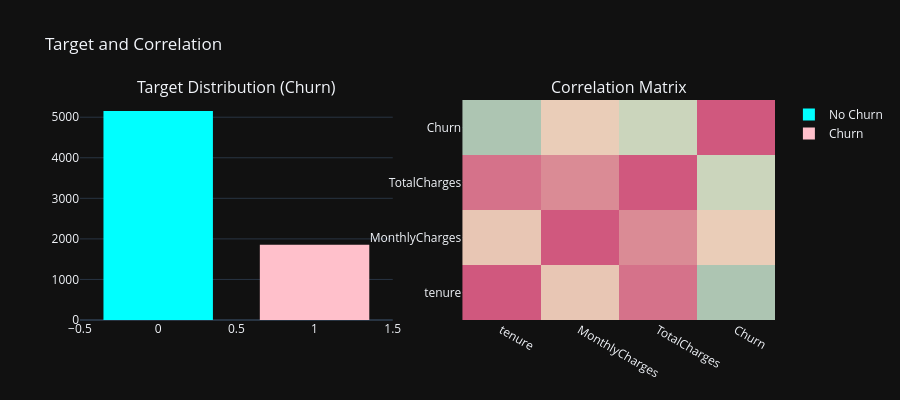
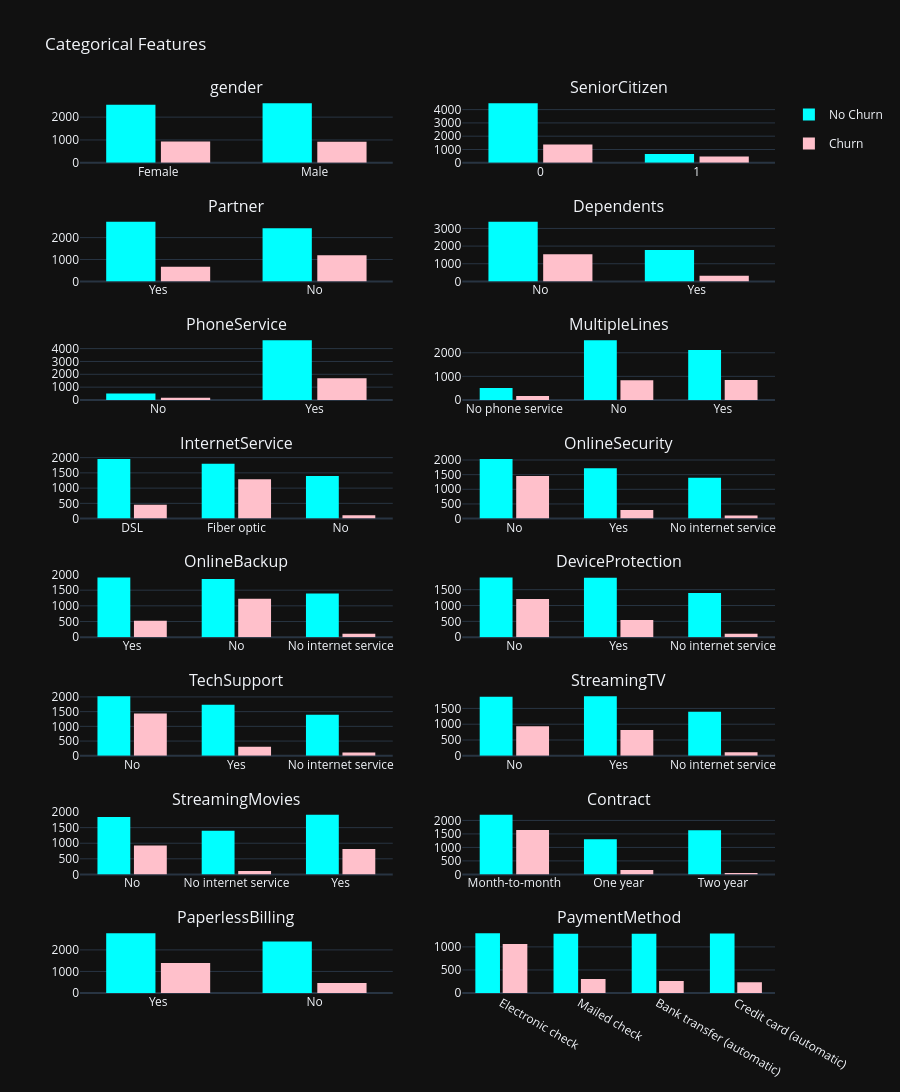
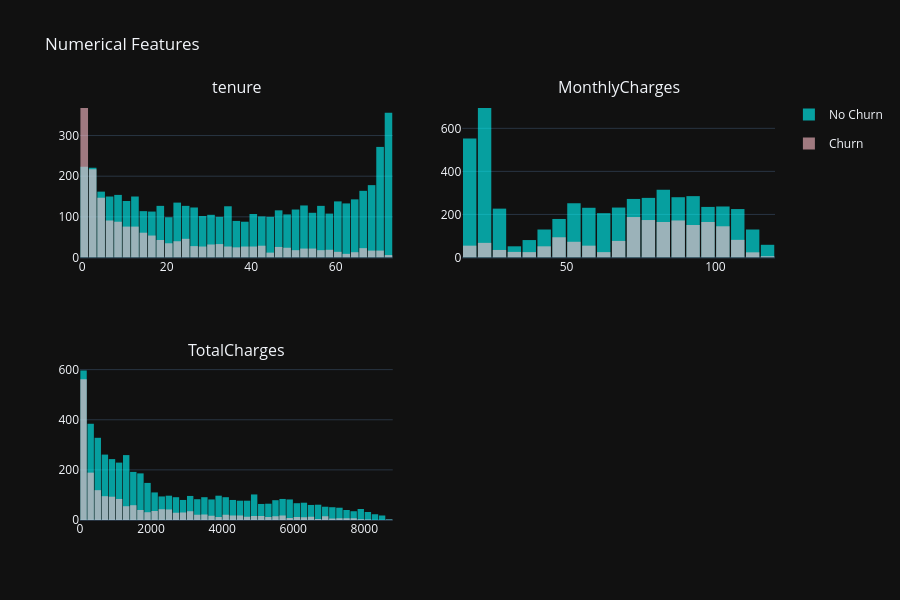

Notebook cell for these charts, in order:
### Code cell
# =====================
# 4. EDA Plots and Statistics
# =====================

import plotly.express as px
import plotly.graph_objects as go
from plotly.subplots import make_subplots
import math

print('Building EDA plots')

# Color map
color_map = {0: 'cyan', 1: 'pink'}

# Num and cat columns
num_cols = ['tenure', 'MonthlyCharges', 'TotalCharges']
cat_cols = [c for c in df_clean.columns if c not in num_cols and c != 'Churn']

# 1. Target plot and Correlation Matrix
corr_matrix = df_clean[num_cols + ['Churn']].corr()

fig_tc = make_subplots(rows=1, cols=2, subplot_titles=('Target Distribution (Churn)', 'Correlation Matrix'),
                       specs=[[{"type": "xy"}, {"type": "heatmap"}]])

fig_tc.add_trace(go.Histogram(x=df_clean[df_clean['Churn']==0]['Churn'], name='No Churn', marker_color='cyan', showlegend=True), row=1, col=1)
fig_tc.add_trace(go.Histogram(x=df_clean[df_clean['Churn']==1]['Churn'], name='Churn', marker_color='pink', showlegend=True), row=1, col=1)

fig_tc.add_trace(go.Heatmap(z=corr_matrix.values, x=corr_matrix.columns, y=corr_matrix.index,
                            colorscale='Tealrose', zmin=-1, zmax=1, showscale=False, name='Correlation'), row=1, col=2)

fig_tc.update_layout(barmode='group', bargap=0.3, height=400, title_text='Target and Correlation')
fig_tc.show()

# 2. Categorical features
n_cols = 2
n_rows = math.ceil(len(cat_cols) / n_cols)
fig_cat = make_subplots(rows=n_rows, cols=n_cols, subplot_titles=cat_cols)

for i, col in enumerate(cat_cols):
    r = (i // n_cols) + 1
    c = (i % n_cols) + 1
    fig_cat.add_trace(go.Histogram(x=df_clean[df_clean['Churn']==0][col], name='No Churn', marker_color='cyan', showlegend=(i==0), legendgroup='No Churn'), row=r, col=c)
    fig_cat.add_trace(go.Histogram(x=df_clean[df_clean['Churn']==1][col], name='Churn', marker_color='pink', showlegend=(i==0), legendgroup='Churn'), row=r, col=c)

fig_cat.update_layout(barmode='group', bargap=0.3, bargroupgap=0.1, height=300*n_rows, title_text='Categorical Features')
fig_cat.show()

# 3. Numerical features
n_rows_num = math.ceil(len(num_cols) / n_cols)
fig_num = make_subplots(rows=n_rows_num, cols=n_cols, subplot_titles=num_cols)

for i, col in enumerate(num_cols):
    r = (i // n_cols) + 1
    c = (i % n_cols) + 1
    fig_num.add_trace(go.Histogram(x=df_clean[df_clean['Churn']==0][col], name='No Churn', marker_color='cyan', showlegend=(i==0), legendgroup='No Churn', opacity=0.6), row=r, col=c)
    fig_num.add_trace(go.Histogram(x=df_clean[df_clean['Churn']==1][col], name='Churn', marker_color='pink', showlegend=(i==0), legendgroup='Churn', opacity=0.6), row=r, col=c)

fig_num.update_layout(barmode='overlay', bargap=0.1, height=300*n_rows_num, title_text='Numerical Features')
fig_num.show()

### Figure 1 — Plotly figure (JSON) as saved in the notebook; plotly's stock layout.template omitted (floating-point values rounded to 4 significant figures; data arrays with more than 128 entries replaced by an {"elided": "..."} marker saying what was removed)
{"data": [{"marker": {"color": "cyan"}, "name": "No Churn", "showlegend": true, "x": {"elided": "5153 int values"}, "type": "histogram", "xaxis": "x", "yaxis": "y"}, {"marker": {"color": "pink"}, "name": "Churn", "showlegend": true, "x": {"elided": "1857 int values"}, "type": "histogram", "xaxis": "x", "yaxis": "y"}, {"colorscale": [[0.0, "rgb(0, 147, 146)"], [0.1667, "rgb(114, 170, 161)"], [0.3333, "rgb(177, 199, 179)"], [0.5, "rgb(241, 234, 200)"], [0.6667, "rgb(229, 185, 173)"], [0.8333, "rgb(217, 137, 148)"], [1.0, "rgb(208, 88, 126)"]], "name": "Correlation", "showscale": false, "x": ["tenure", "MonthlyCharges", "TotalCharges", "Churn"], "y": ["tenure", "MonthlyCharges", "TotalCharges", "Churn"], "z": [[1.0, 0.2442, 0.8253, -0.3533], [0.2442, 1.0, 0.6505, 0.194], [0.8253, 0.6505, 1.0, -0.1984], [-0.3533, 0.194, -0.1984, 1.0]], "zmax": 1, "zmin": -1, "type": "heatmap", "xaxis": "x2", "yaxis": "y2"}], "layout": {"xaxis": {"anchor": "y", "domain": [0.0, 0.45]}, "yaxis": {"anchor": "x", "domain": [0.0, 1.0]}, "xaxis2": {"anchor": "y2", "domain": [0.55, 1.0]}, "yaxis2": {"anchor": "x2", "domain": [0.0, 1.0]}, "annotations": [{"font": {"size": 16}, "showarrow": false, "text": "Target Distribution (Churn)", "x": 0.225, "xanchor": "center", "xref": "paper", "y": 1.0, "yanchor": "bottom", "yref": "paper"}, {"font": {"size": 16}, "showarrow": false, "text": "Correlation Matrix", "x": 0.775, "xanchor": "center", "xref": "paper", "y": 1.0, "yanchor": "bottom", "yref": "paper"}], "title": {"text": "Target and Correlation"}, "barmode": "group", "bargap": 0.3, "height": 400}}

### Figure 2 — Plotly figure (JSON) as saved in the notebook; plotly's stock layout.template omitted (floating-point values rounded to 4 significant figures; data arrays with more than 128 entries replaced by an {"elided": "..."} marker saying what was removed)
{"data": [{"legendgroup": "No Churn", "marker": {"color": "cyan"}, "name": "No Churn", "showlegend": true, "x": {"elided": "5153 str values"}, "type": "histogram", "xaxis": "x", "yaxis": "y"}, {"legendgroup": "Churn", "marker": {"color": "pink"}, "name": "Churn", "showlegend": true, "x": {"elided": "1857 str values"}, "type": "histogram", "xaxis": "x", "yaxis": "y"}, {"legendgroup": "No Churn", "marker": {"color": "cyan"}, "name": "No Churn", "showlegend": false, "x": {"elided": "5153 int values"}, "type": "histogram", "xaxis": "x2", "yaxis": "y2"}, {"legendgroup": "Churn", "marker": {"color": "pink"}, "name": "Churn", "showlegend": false, "x": {"elided": "1857 int values"}, "type": "histogram", "xaxis": "x2", "yaxis": "y2"}, {"legendgroup": "No Churn", "marker": {"color": "cyan"}, "name": "No Churn", "showlegend": false, "x": {"elided": "5153 str values"}, "type": "histogram", "xaxis": "x3", "yaxis": "y3"}, {"legendgroup": "Churn", "marker": {"color": "pink"}, "name": "Churn", "showlegend": false, "x": {"elided": "1857 str values"}, "type": "histogram", "xaxis": "x3", "yaxis": "y3"}, {"legendgroup": "No Churn", "marker": {"color": "cyan"}, "name": "No Churn", "showlegend": false, "x": {"elided": "5153 str values"}, "type": "histogram", "xaxis": "x4", "yaxis": "y4"}, {"legendgroup": "Churn", "marker": {"color": "pink"}, "name": "Churn", "showlegend": false, "x": {"elided": "1857 str values"}, "type": "histogram", "xaxis": "x4", "yaxis": "y4"}, {"legendgroup": "No Churn", "marker": {"color": "cyan"}, "name": "No Churn", "showlegend": false, "x": {"elided": "5153 str values"}, "type": "histogram", "xaxis": "x5", "yaxis": "y5"}, {"legendgroup": "Churn", "marker": {"color": "pink"}, "name": "Churn", "showlegend": false, "x": {"elided": "1857 str values"}, "type": "histogram", "xaxis": "x5", "yaxis": "y5"}, {"legendgroup": "No Churn", "marker": {"color": "cyan"}, "name": "No Churn", "showlegend": false, "x": {"elided": "5153 str values"}, "type": "histogram", "xaxis": "x6", "yaxis": "y6"}, {"legendgroup": "Churn", "marker": {"color": "pink"}, "name": "Churn", "showlegend": false, "x": {"elided": "1857 str values"}, "type": "histogram", "xaxis": "x6", "yaxis": "y6"}, {"legendgroup": "No Churn", "marker": {"color": "cyan"}, "name": "No Churn", "showlegend": false, "x": {"elided": "5153 str values"}, "type": "histogram", "xaxis": "x7", "yaxis": "y7"}, {"legendgroup": "Churn", "marker": {"color": "pink"}, "name": "Churn", "showlegend": false, "x": {"elided": "1857 str values"}, "type": "histogram", "xaxis": "x7", "yaxis": "y7"}, {"legendgroup": "No Churn", "marker": {"color": "cyan"}, "name": "No Churn", "showlegend": false, "x": {"elided": "5153 str values"}, "type": "histogram", "xaxis": "x8", "yaxis": "y8"}, {"legendgroup": "Churn", "marker": {"color": "pink"}, "name": "Churn", "showlegend": false, "x": {"elided": "1857 str values"}, "type": "histogram", "xaxis": "x8", "yaxis": "y8"}, {"legendgroup": "No Churn", "marker": {"color": "cyan"}, "name": "No Churn", "showlegend": false, "x": {"elided": "5153 str values"}, "type": "histogram", "xaxis": "x9", "yaxis": "y9"}, {"legendgroup": "Churn", "marker": {"color": "pink"}, "name": "Churn", "showlegend": false, "x": {"elided": "1857 str values"}, "type": "histogram", "xaxis": "x9", "yaxis": "y9"}, {"legendgroup": "No Churn", "marker": {"color": "cyan"}, "name": "No Churn", "showlegend": false, "x": {"elided": "5153 str values"}, "type": "histogram", "xaxis": "x10", "yaxis": "y10"}, {"legendgroup": "Churn", "marker": {"color": "pink"}, "name": "Churn", "showlegend": false, "x": {"elided": "1857 str values"}, "type": "histogram", "xaxis": "x10", "yaxis": "y10"}, {"legendgroup": "No Churn", "marker": {"color": "cyan"}, "name": "No Churn", "showlegend": false, "x": {"elided": "5153 str values"}, "type": "histogram", "xaxis": "x11", "yaxis": "y11"}, {"legendgroup": "Churn", "marker": {"color": "pink"}, "name": "Churn", "showlegend": false, "x": {"elided": "1857 str values"}, "type": "histogram", "xaxis": "x11", "yaxis": "y11"}, {"legendgroup": "No Churn", "marker": {"color": "cyan"}, "name": "No Churn", "showlegend": false, "x": {"elided": "5153 str values"}, "type": "histogram", "xaxis": "x12", "yaxis": "y12"}, {"legendgroup": "Churn", "marker": {"color": "pink"}, "name": "Churn", "showlegend": false, "x": {"elided": "1857 str values"}, "type": "histogram", "xaxis": "x12", "yaxis": "y12"}, {"legendgroup": "No Churn", "marker": {"color": "cyan"}, "name": "No Churn", "showlegend": false, "x": {"elided": "5153 str values"}, "type": "histogram", "xaxis": "x13", "yaxis": "y13"}, {"legendgroup": "Churn", "marker": {"color": "pink"}, "name": "Churn", "showlegend": false, "x": {"elided": "1857 str values"}, "type": "histogram", "xaxis": "x13", "yaxis": "y13"}, {"legendgroup": "No Churn", "marker": {"color": "cyan"}, "name": "No Churn", "showlegend": false, "x": {"elided": "5153 str values"}, "type": "histogram", "xaxis": "x14", "yaxis": "y14"}, {"legendgroup": "Churn", "marker": {"color": "pink"}, "name": "Churn", "showlegend": false, "x": {"elided": "1857 str values"}, "type": "histogram", "xaxis": "x14", "yaxis": "y14"}, {"legendgroup": "No Churn", "marker": {"color": "cyan"}, "name": "No Churn", "showlegend": false, "x": {"elided": "5153 str values"}, "type": "histogram", "xaxis": "x15", "yaxis": "y15"}, {"legendgroup": "Churn", "marker": {"color": "pink"}, "name": "Churn", "showlegend": false, "x": {"elided": "1857 str values"}, "type": "histogram", "xaxis": "x15", "yaxis": "y15"}, {"legendgroup": "No Churn", "marker": {"color": "cyan"}, "name": "No Churn", "showlegend": false, "x": {"elided": "5153 str values"}, "type": "histogram", "xaxis": "x16", "yaxis": "y16"}, {"legendgroup": "Churn", "marker": {"color": "pink"}, "name": "Churn", "showlegend": false, "x": {"elided": "1857 str values"}, "type": "histogram", "xaxis": "x16", "yaxis": "y16"}], "layout": {"xaxis": {"anchor": "y", "domain": [0.0, 0.45]}, "yaxis": {"anchor": "x", "domain": [0.9297, 1.0]}, "xaxis2": {"anchor": "y2", "domain": [0.55, 1.0]}, "yaxis2": {"anchor": "x2", "domain": [0.9297, 1.0]}, "xaxis3": {"anchor": "y3", "domain": [0.0, 0.45]}, "yaxis3": {"anchor": "x3", "domain": [0.7969, 0.8672]}, "xaxis4": {"anchor": "y4", "domain": [0.55, 1.0]}, "yaxis4": {"anchor": "x4", "domain": [0.7969, 0.8672]}, "xaxis5": {"anchor": "y5", "domain": [0.0, 0.45]}, "yaxis5": {"anchor": "x5", "domain": [0.6641, 0.7344]}, "xaxis6": {"anchor": "y6", "domain": [0.55, 1.0]}, "yaxis6": {"anchor": "x6", "domain": [0.6641, 0.7344]}, "xaxis7": {"anchor": "y7", "domain": [0.0, 0.45]}, "yaxis7": {"anchor": "x7", "domain": [0.5312, 0.6016]}, "xaxis8": {"anchor": "y8", "domain": [0.55, 1.0]}, "yaxis8": {"anchor": "x8", "domain": [0.5312, 0.6016]}, "xaxis9": {"anchor": "y9", "domain": [0.0, 0.45]}, "yaxis9": {"anchor": "x9", "domain": [0.3984, 0.4688]}, "xaxis10": {"anchor": "y10", "domain": [0.55, 1.0]}, "yaxis10": {"anchor": "x10", "domain": [0.3984, 0.4688]}, "xaxis11": {"anchor": "y11", "domain": [0.0, 0.45]}, "yaxis11": {"anchor": "x11", "domain": [0.2656, 0.3359]}, "xaxis12": {"anchor": "y12", "domain": [0.55, 1.0]}, "yaxis12": {"anchor": "x12", "domain": [0.2656, 0.3359]}, "xaxis13": {"anchor": "y13", "domain": [0.0, 0.45]}, "yaxis13": {"anchor": "x13", "domain": [0.1328, 0.2031]}, "xaxis14": {"anchor": "y14", "domain": [0.55, 1.0]}, "yaxis14": {"anchor": "x14", "domain": [0.1328, 0.2031]}, "xaxis15": {"anchor": "y15", "domain": [0.0, 0.45]}, "yaxis15": {"anchor": "x15", "domain": [0.0, 0.07031]}, "xaxis16": {"anchor": "y16", "domain": [0.55, 1.0]}, "yaxis16": {"anchor": "x16", "domain": [0.0, 0.07031]}, "annotations": [{"font": {"size": 16}, "showarrow": false, "text": "gender", "x": 0.225, "xanchor": "center", "xref": "paper", "y": 1.0, "yanchor": "bottom", "yref": "paper"}, {"font": {"size": 16}, "showarrow": false, "text": "SeniorCitizen", "x": 0.775, "xanchor": "center", "xref": "paper", "y": 1.0, "yanchor": "bottom", "yref": "paper"}, {"font": {"size": 16}, "showarrow": false, "text": "Partner", "x": 0.225, "xanchor": "center", "xref": "paper", "y": 0.8672, "yanchor": "bottom", "yref": "paper"}, {"font": {"size": 16}, "showarrow": false, "text": "Dependents", "x": 0.775, "xanchor": "center", "xref": "paper", "y": 0.8672, "yanchor": "bottom", "yref": "paper"}, {"font": {"size": 16}, "showarrow": false, "text": "PhoneService", "x": 0.225, "xanchor": "center", "xref": "paper", "y": 0.7344, "yanchor": "bottom", "yref": "paper"}, {"font": {"size": 16}, "showarrow": false, "text": "MultipleLines", "x": 0.775, "xanchor": "center", "xref": "paper", "y": 0.7344, "yanchor": "bottom", "yref": "paper"}, {"font": {"size": 16}, "showarrow": false, "text": "InternetService", "x": 0.225, "xanchor": "center", "xref": "paper", "y": 0.6016, "yanchor": "bottom", "yref": "paper"}, {"font": {"size": 16}, "showarrow": false, "text": "OnlineSecurity", "x": 0.775, "xanchor": "center", "xref": "paper", "y": 0.6016, "yanchor": "bottom", "yref": "paper"}, {"font": {"size": 16}, "showarrow": false, "text": "OnlineBackup", "x": 0.225, "xanchor": "center", "xref": "paper", "y": 0.4688, "yanchor": "bottom", "yref": "paper"}, {"font": {"size": 16}, "showarrow": false, "text": "DeviceProtection", "x": 0.775, "xanchor": "center", "xref": "paper", "y": 0.4688, "yanchor": "bottom", "yref": "paper"}, {"font": {"size": 16}, "showarrow": false, "text": "TechSupport", "x": 0.225, "xanchor": "center", "xref": "paper", "y": 0.3359, "yanchor": "bottom", "yref": "paper"}, {"font": {"size": 16}, "showarrow": false, "text": "StreamingTV", "x": 0.775, "xanchor": "center", "xref": "paper", "y": 0.3359, "yanchor": "bottom", "yref": "paper"}, {"font": {"size": 16}, "showarrow": false, "text": "StreamingMovies", "x": 0.225, "xanchor": "center", "xref": "paper", "y": 0.2031, "yanchor": "bottom", "yref": "paper"}, {"font": {"size": 16}, "showarrow": false, "text": "Contract", "x": 0.775, "xanchor": "center", "xref": "paper", "y": 0.2031, "yanchor": "bottom", "yref": "paper"}, {"font": {"size": 16}, "showarrow": false, "text": "PaperlessBilling", "x": 0.225, "xanchor": "center", "xref": "paper", "y": 0.07031, "yanchor": "bottom", "yref": "paper"}, {"font": {"size": 16}, "showarrow": false, "text": "PaymentMethod", "x": 0.775, "xanchor": "center", "xref": "paper", "y": 0.07031, "yanchor": "bottom", "yref": "paper"}], "title": {"text": "Categorical Features"}, "barmode": "group", "bargap": 0.3, "bargroupgap": 0.1, "height": 2400}}

### Figure 3 — Plotly figure (JSON) as saved in the notebook; plotly's stock layout.template omitted (floating-point values rounded to 4 significant figures; data arrays with more than 128 entries replaced by an {"elided": "..."} marker saying what was removed)
{"data": [{"legendgroup": "No Churn", "marker": {"color": "cyan"}, "name": "No Churn", "opacity": 0.6, "showlegend": true, "x": {"elided": "5153 int values"}, "type": "histogram", "xaxis": "x", "yaxis": "y"}, {"legendgroup": "Churn", "marker": {"color": "pink"}, "name": "Churn", "opacity": 0.6, "showlegend": true, "x": {"elided": "1857 int values"}, "type": "histogram", "xaxis": "x", "yaxis": "y"}, {"legendgroup": "No Churn", "marker": {"color": "cyan"}, "name": "No Churn", "opacity": 0.6, "showlegend": false, "x": {"elided": "5153 float values"}, "type": "histogram", "xaxis": "x2", "yaxis": "y2"}, {"legendgroup": "Churn", "marker": {"color": "pink"}, "name": "Churn", "opacity": 0.6, "showlegend": false, "x": {"elided": "1857 float values"}, "type": "histogram", "xaxis": "x2", "yaxis": "y2"}, {"legendgroup": "No Churn", "marker": {"color": "cyan"}, "name": "No Churn", "opacity": 0.6, "showlegend": false, "x": {"elided": "5153 float values"}, "type": "histogram", "xaxis": "x3", "yaxis": "y3"}, {"legendgroup": "Churn", "marker": {"color": "pink"}, "name": "Churn", "opacity": 0.6, "showlegend": false, "x": {"elided": "1857 float values"}, "type": "histogram", "xaxis": "x3", "yaxis": "y3"}], "layout": {"xaxis": {"anchor": "y", "domain": [0.0, 0.45]}, "yaxis": {"anchor": "x", "domain": [0.625, 1.0]}, "xaxis2": {"anchor": "y2", "domain": [0.55, 1.0]}, "yaxis2": {"anchor": "x2", "domain": [0.625, 1.0]}, "xaxis3": {"anchor": "y3", "domain": [0.0, 0.45]}, "yaxis3": {"anchor": "x3", "domain": [0.0, 0.375]}, "xaxis4": {"anchor": "y4", "domain": [0.55, 1.0]}, "yaxis4": {"anchor": "x4", "domain": [0.0, 0.375]}, "annotations": [{"font": {"size": 16}, "showarrow": false, "text": "tenure", "x": 0.225, "xanchor": "center", "xref": "paper", "y": 1.0, "yanchor": "bottom", "yref": "paper"}, {"font": {"size": 16}, "showarrow": false, "text": "MonthlyCharges", "x": 0.775, "xanchor": "center", "xref": "paper", "y": 1.0, "yanchor": "bottom", "yref": "paper"}, {"font": {"size": 16}, "showarrow": false, "text": "TotalCharges", "x": 0.225, "xanchor": "center", "xref": "paper", "y": 0.375, "yanchor": "bottom", "yref": "paper"}], "title": {"text": "Numerical Features"}, "barmode": "overlay", "bargap": 0.1, "height": 600}}
